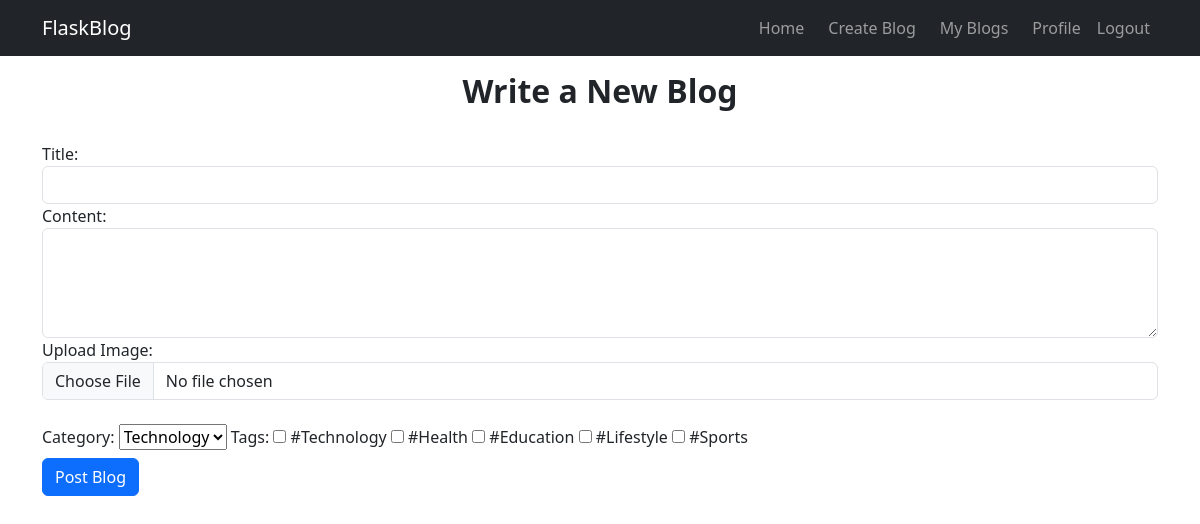
Screenshot of /create_blog (signed in) with the database file from the repository.
### tables this page shows
CREATE TABLE tags (
                id INTEGER PRIMARY KEY AUTOINCREMENT,
                name TEXT UNIQUE NOT NULL
            );

### app.py (the view, shortened to what this page needs)
@app.route("/create_blog", methods=["GET", "POST"])
def create_blog():
    if "email" not in session:
        return redirect("/login")
    db = get_db()
    categories = db.execute("SELECT * FROM categories").fetchall()
    tags = db.execute("SELECT * FROM tags").fetchall()
    return render_template("create_blog.html", categories=categories, tags=tags)

### app.py (called while the page is built)
def get_db():
    if "db" not in g:
        g.db = sqlite3.connect(DATABASE)
        g.db.row_factory = sqlite3.Row  # Return results as dictionaries
    return g.db

### templates/create_blog.html (shortened to what this page needs)
<!DOCTYPE html>
<html lang="en">
<head>
    <link href="https://cdn.jsdelivr.net/npm/bootstrap@5.3.3/dist/css/bootstrap.min.css" rel="stylesheet">
</head>
<body>
    <nav class="navbar navbar-expand-lg navbar-dark bg-dark fixed-top">
        <div class="container">
            <a class="navbar-brand" href="/homepage">FlaskBlog</a>
            <div class="collapse navbar-collapse justify-content-end" id="navbarNav">
                <ul class="navbar-nav">
                    <li class="nav-item">
                        <a class="nav-link btn btn-dark mx-2" href="/homepage">Home</a>
                    </li>
                    <li class="nav-item">
                        <a class="nav-link btn btn-dark " href="/create_blog">Create Blog</a>
                    </li>
                    <li class="nav-item">
                        <a class="nav-link btn btn-dark mx-2" href="/my_blogs">My Blogs</a>
                    </li>
                    <li class="nav-item">
                        <a class="nav-link btn btn-dark" href="/dashboard">Profile</a>
                    </li>
                    <li class="nav-item">
                        <a class="nav-link btn btn-danger" href="/logout">Logout</a>
                    </li>
                </ul>
            </div>
        </div>
    </nav>
    <div class="container mt-5">
        <h2 class="text-center p-4 fw-bold">Write a New Blog</h2>
        <form action="/create_blog" method="POST" enctype="multipart/form-data">
            <div class="form-group">
                <label for="title">Title:</label>
                <input type="text" class="form-control" id="title" name="title" required>
            </div>
            <div class="form-group">
                <label for="content">Content:</label>
                <textarea class="form-control" id="content" name="content" rows="4" required></textarea>
            </div>
            <div class="form-group">
                <label for="image">Upload Image:</label>
                <input type="file" class="form-control" id="image" name="image" accept="image/*"
                    onchange="previewImage(event)">
            </div>
            <br>
            <label for="category">Category:</label>
            <select name="category">
                {% for category in categories %}
                <option value="{{ category.id }}">{{ category.name }}</option>
                {% endfor %}
            </select>
            <label>Tags:</label>
            {% for tag in tags %}
            <input type="checkbox" name="tags" value="{{ tag.id }}" {% if tag.id in selected_tags %}checked{% endif %}>
            {{ tag.name }}
            {% endfor %}
            <br>
            <button type="submit" class="btn btn-primary mt-2">Post Blog</button>
        </form>
    </div>
</body>
</html>

### rows the page displays
tags: name "#Technology"
tags: name "#Health"
tags: name "#Education"
tags: name "#Lifestyle"
tags: name "#Sports"

### other values shown
form field category "Technology"
